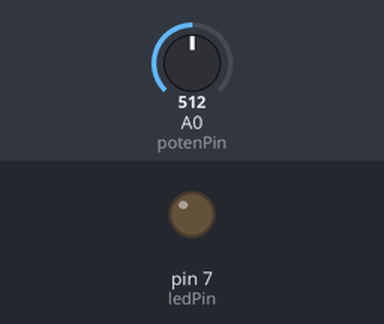
This sketch was run on a simulated Arduino Uno, built with avr-gcc and run on an emulated ATmega328P. Shown: output pins drawn as LEDs (lit = HIGH). The inputs (shaded band) are chosen by the test bench; at power-on: A0 (potenPin) = 512.

Above: at 1.2 s.
1.3 s: A0 (potenPin) set to 525
At 2.3 s:
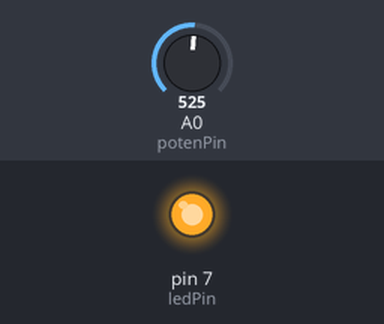
2.8 s: A0 (potenPin) set to 511
At 3.4 s:
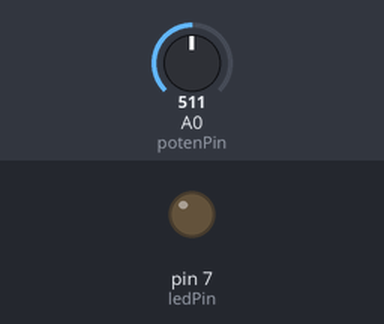
4.3 s: A0 (potenPin) set to 716
At 5.7 s:
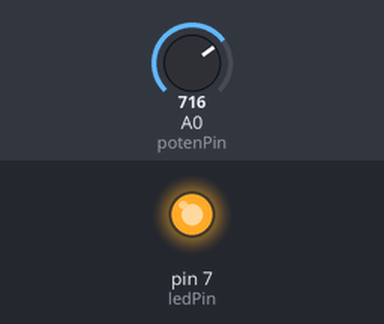
Timing chart, 0 to 7.3 s (numbered marks = the images above; inputs shaded):
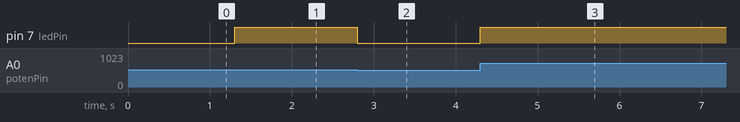

Measured:
- the behaviour switches between 513 and 514 on A0 (potenPin) (found by bisection; images 0 and 1)
- after the input at 1.3 s, pin 7 (ledPin): LOW → HIGH at once
- after the input at 2.8 s, pin 7 (ledPin): HIGH → LOW at once
- after the input at 4.3 s, pin 7 (ledPin): LOW → HIGH at once

The sketch:

dimmable_led.ino
```cpp
const int potenPin = A0;
const int ledPin = 7;

void setup() {
  pinMode(potenPin, INPUT);
  pinMode(ledPin, OUTPUT);
}

void loop() {
  int potenVal;
  int ledVal;

  potenVal = analogRead(potenPin);
  ledVal = map(potenVal, 0, 1023, 0, 255); // Maps the potentiometer input range to the LED output range

  analogWrite(ledPin, ledVal);
}
```
